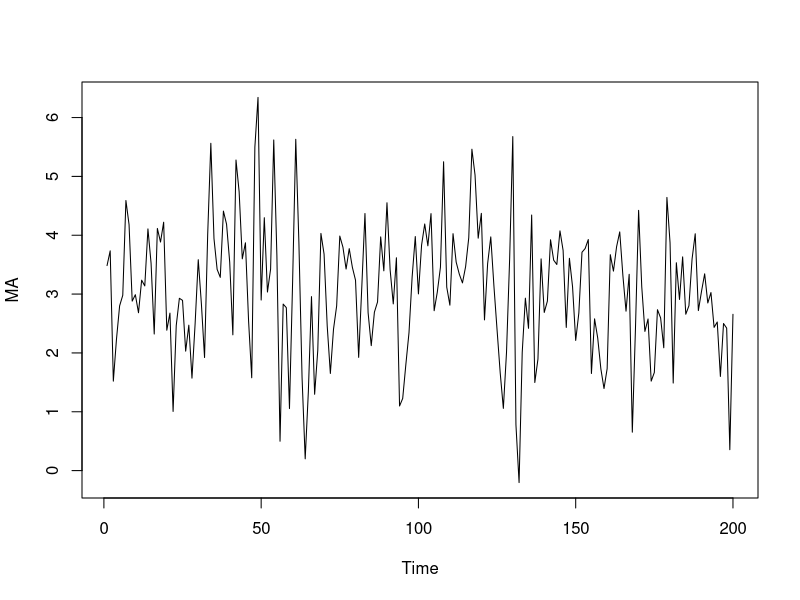

Recreate this plot in R.
## ---- chunk 1
library(tidyverse)

# MA_mean = 2
# MA_weight = 0.5

MA <- arima.sim(model=list(order = c(0,0,1), ma = 0.5), n = 200, mean = 2)
plot(MA)

